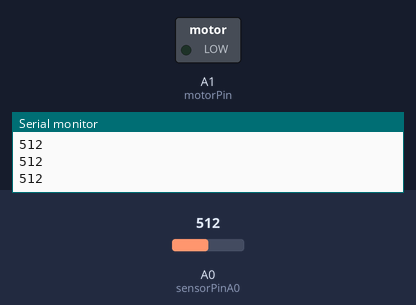
The sketch below on a simulated Arduino Uno, built with avr-gcc and run on an emulated ATmega328P. Parts: switched loads named in the sketch (green lamp = pin HIGH), the last lines printed to the serial monitor. The inputs (shaded band) are chosen by the test bench; at power-on: A0 (sensorPinA0) = 512.

Above: at 1.2 s.
1.3 s: A0 (sensorPinA0) set to 883
2.8 s: A0 (sensorPinA0) set to 909
At 3.2 s:
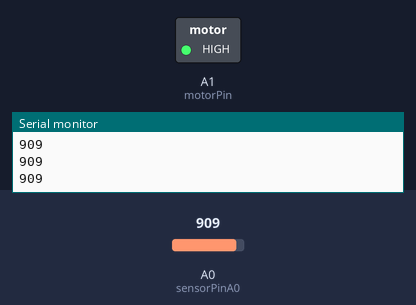
4.3 s: A0 (sensorPinA0) set to 900
At 5.2 s:
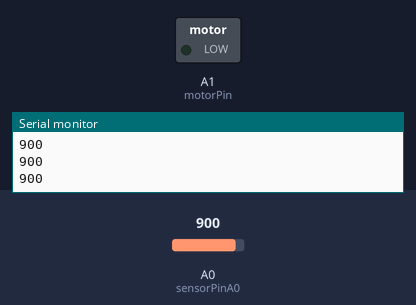
5.8 s: A0 (sensorPinA0) set to 1023
At 6.4 s:
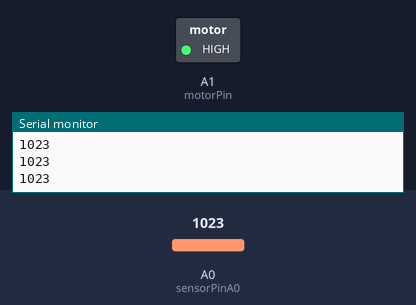
Timing chart, 0 to 8.3 s (numbered marks = the images above; inputs shaded):
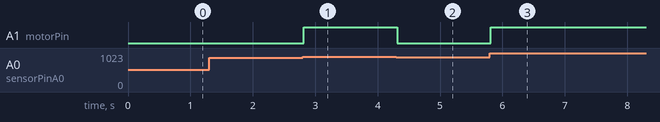

Measured:
- the behaviour switches between 900 and 901 on A0 (sensorPinA0) (found by bisection; images 0 and 1)
- after the input at 2.8 s, A1 (motorPin): LOW → HIGH at once
- after the input at 4.3 s, A1 (motorPin): HIGH → LOW at once
- after the input at 5.8 s, A1 (motorPin): LOW → HIGH at once

The sketch:

Hygrometer-Pump-Sketch.ino
```cpp
// sensor A0 - Hygrometer
int sensorPinA0 = 0;
// sensor A1 - Parastaltic pump
int motorPin = A1;

int pumpTime = 5000;
int waitTime = 10000;

void setup(){
  Serial.begin(9600);
  pinMode(motorPin, OUTPUT);
}

void loop(){
  int sensorValue = analogRead(sensorPinA0);
  Serial.println(sensorValue);
  delay(10);
  if(sensorValue > 900){
    digitalWrite(motorPin, HIGH);
    //delay(pumpTime);
    //delay(waitTime);
  } else {
    digitalWrite(motorPin, LOW);
  }
}
```
